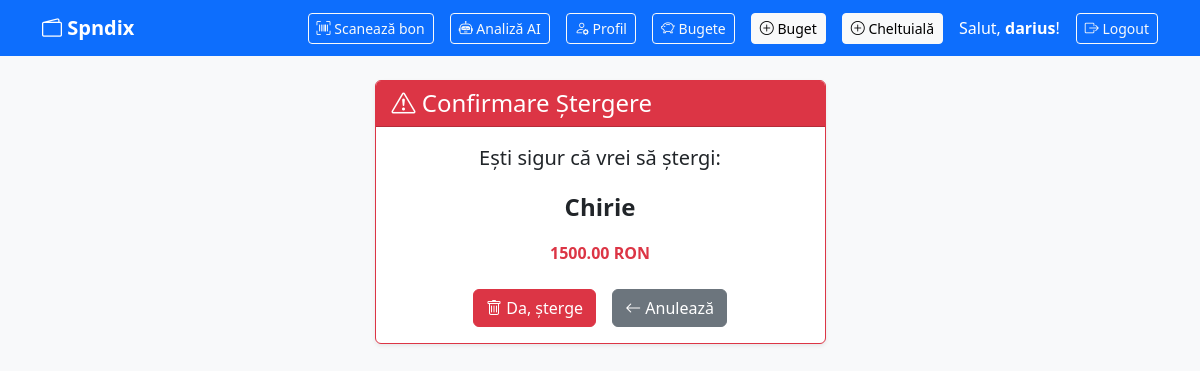
Page /sterge/4/ (signed in) on the earlier database version.
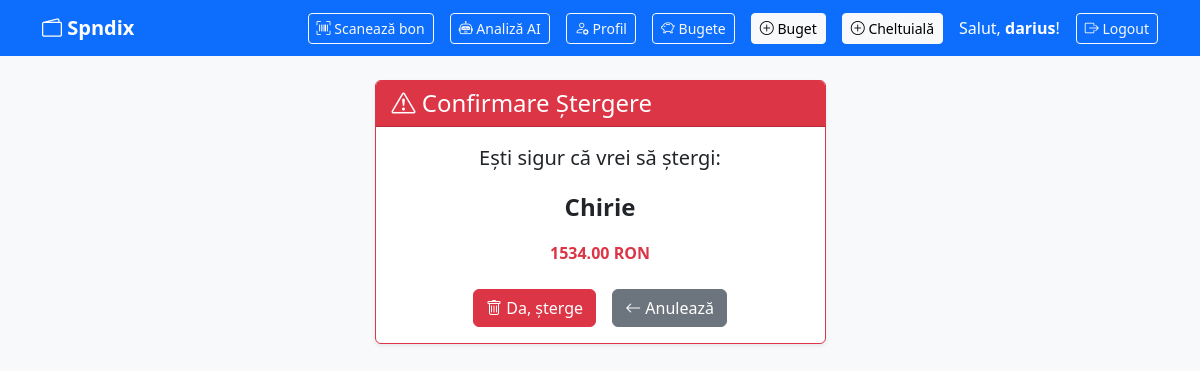
Same page on the later database version.
### spndix/models.py (models this page shows, shortened)
class Cheltuiala(models.Model):
    utilizator = models.ForeignKey(User, on_delete=models.CASCADE)
    categorie = models.ForeignKey(Categorie, on_delete=models.SET_NULL, null=True)
    titlu = models.CharField(max_length=200)
    suma = models.DecimalField(max_digits=10, decimal_places=2)
    data = models.DateField()
    descriere = models.TextField(blank=True, null=True)
    creat_la = models.DateTimeField(auto_now_add=True)
    class Meta:
        verbose_name_plural = "Cheltuieli"
        ordering = ['-data']

### spndix/views.py (the view)
# urls.py: path('sterge/<int:pk>/', views.sterge_cheltuiala, name='sterge_cheltuiala'),
@login_required
def sterge_cheltuiala(request, pk):
    cheltuiala = get_object_or_404(Cheltuiala, pk=pk, utilizator=request.user)
    if request.method == 'POST':
        cheltuiala.delete()
        messages.success(request, f'Cheltuiala "{cheltuiala.titlu}" a fost ștearsă!')
        return redirect('lista_cheltuieli')
    return render(request, 'spndix/confirmare_stergere.html', {'cheltuiala': cheltuiala, 'back_url': 'lista_cheltuieli'})

### spndix/templates/spndix/confirmare_stergere.html (shortened to what this page needs)
{% extends 'spndix/base.html' %}
{% block content %}
<div class="row justify-content-center">
    <div class="col-md-5">
        <div class="card shadow-sm border-danger">
            <div class="card-header bg-danger text-white">
                <h4 class="mb-0"><i class="bi bi-exclamation-triangle"></i> Confirmare Ștergere</h4>
            </div>
            <div class="card-body text-center">
                <p class="fs-5">Ești sigur că vrei să ștergi:</p>
                <p class="fw-bold fs-4">{{ cheltuiala.titlu }}</p>
                <p class="text-danger fw-bold">{{ cheltuiala.suma }} RON</p>
                <form method="post" class="d-flex justify-content-center gap-3 mt-4">
                    <button type="submit" class="btn btn-danger">
                        <i class="bi bi-trash"></i> Da, șterge
                    </button>
                    {% if back_url %}
                        <a href="{% url back_url %}" class="btn btn-secondary">
                            <i class="bi bi-arrow-left"></i> Anulează
                        </a>
                    {% else %}
                        <a href="{% url 'lista_cheltuieli' %}" class="btn btn-secondary">
                            <i class="bi bi-arrow-left"></i> Anulează
                        </a>
                    {% endif %}
                </form>
            </div>
        </div>
    </div>
</div>
{% endblock %}

Differences in the rows shown:
changed Cheltuiala "Chirie": suma "1500.00" → "1534.00"
